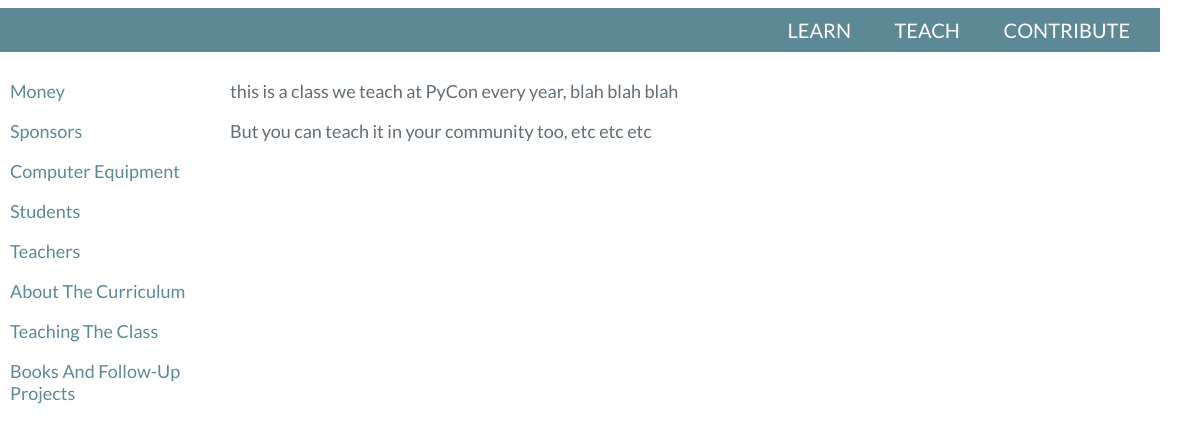
Before: /teach/ with the older database file.
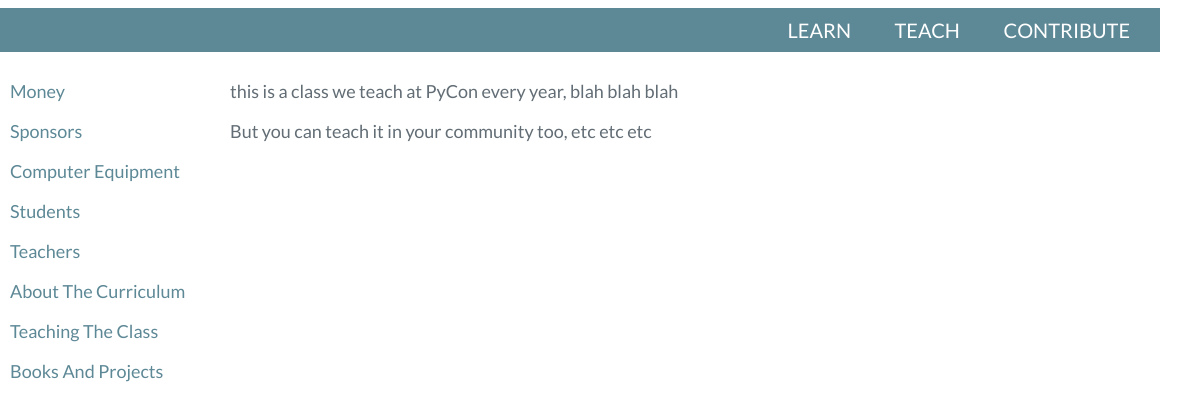
After: the same page with the newer database file.
### teaching/models.py (models this page shows, shortened)
class Step(models.Model):
    step_number = models.IntegerField()
    step_name = models.CharField(max_length=200)
    image = models.CharField(max_length=200, blank=True, null=True)
    description = models.TextField()

### teaching/views.py (the view)
def index(request):
    all_steps = Step.objects.order_by('step_number')
    context = {
        'step_list': all_steps,
    }
    return render(request, 'teaching/index.html', context)

### teaching/templates/teaching/index.html
{% include "youngcoders/header.html" %}
{% include "teaching/header.html" %}
<div id="container">
  <div id="nav-list">
    {% if step_list %}
        {% for item in step_list %}
          <p><a href="/teach/step/{{ item.step_number }}/">{{ item.step_name }}</a></p>
        {% endfor %}
    {% else %}
        <p>No steps are available.</p>
    {% endif %}
  </div>
  <div id="content">
    <p>this is a class we teach at PyCon every year, blah blah blah</p>
    <p>But you can teach it in your community too, etc etc etc</p>
  </div>
</div>

Changed rows visible on the page:
changed Step: step_name "Books And Follow-Up Projects" → "Books And Projects"
